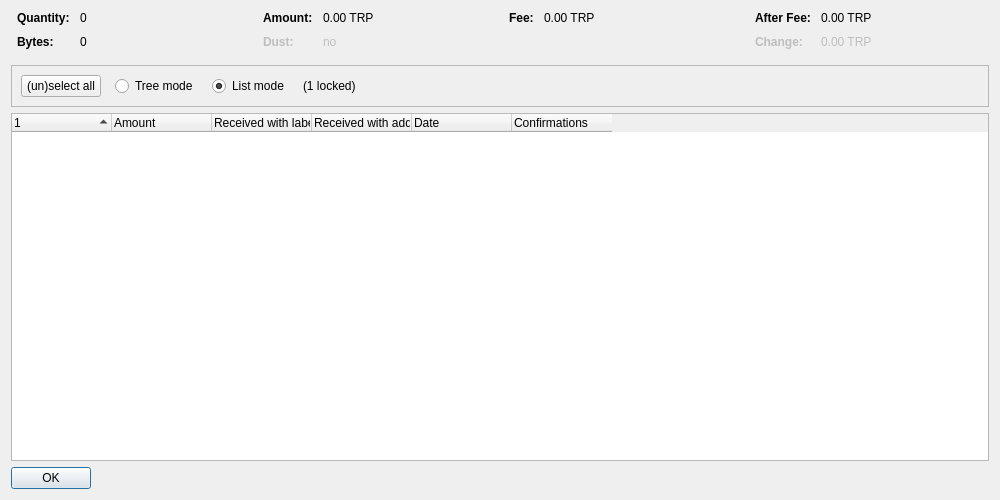
<?xml version="1.0" encoding="UTF-8"?>
<ui version="4.0">
 <class>CoinControlDialog</class>
 <widget class="QDialog" name="CoinControlDialog">
  <property name="geometry">
   <rect>
    <x>0</x>
    <y>0</y>
    <width>1000</width>
    <height>500</height>
   </rect>
  </property>
  <property name="windowTitle">
   <string>Coin Selection</string>
  </property>
  <layout class="QVBoxLayout" name="verticalLayout">
   <item>
    <layout class="QHBoxLayout" name="horizontalLayoutTop" stretch="0,0,0,0">
     <property name="topMargin">
      <number>0</number>
     </property>
     <property name="bottomMargin">
      <number>10</number>
     </property>
     <item>
      <layout class="QFormLayout" name="formLayoutCoinControl1">
       <property name="horizontalSpacing">
        <number>10</number>
       </property>
       <property name="verticalSpacing">
        <number>10</number>
       </property>
       <property name="leftMargin">
        <number>6</number>
       </property>
       <property name="rightMargin">
        <number>6</number>
       </property>
       <item row="0" column="0">
        <widget class="QLabel" name="labelCoinControlQuantityText">
         <property name="font">
          <font>
           <weight>75</weight>
           <bold>true</bold>
          </font>
         </property>
         <property name="text">
          <string>Quantity:</string>
         </property>
        </widget>
       </item>
       <item row="0" column="1">
        <widget class="QLabel" name="labelCoinControlQuantity">
         <property name="cursor">
          <cursorShape>IBeamCursor</cursorShape>
         </property>
         <property name="contextMenuPolicy">
          <enum>Qt::ActionsContextMenu</enum>
         </property>
         <property name="text">
          <string notr="true">0</string>
         </property>
         <property name="textInteractionFlags">
          <set>Qt::LinksAccessibleByMouse|Qt::TextSelectableByKeyboard|Qt::TextSelectableByMouse</set>
         </property>
        </widget>
       </item>
       <item row="1" column="0">
        <widget class="QLabel" name="labelCoinControlBytesText">
         <property name="font">
          <font>
           <weight>75</weight>
           <bold>true</bold>
          </font>
         </property>
         <property name="text">
          <string>Bytes:</string>
         </property>
        </widget>
       </item>
       <item row="1" column="1">
        <widget class="QLabel" name="labelCoinControlBytes">
         <property name="cursor">
          <cursorShape>IBeamCursor</cursorShape>
         </property>
         <property name="contextMenuPolicy">
          <enum>Qt::ActionsContextMenu</enum>
         </property>
         <property name="text">
          <string notr="true">0</string>
         </property>
         <property name="textInteractionFlags">
          <set>Qt::LinksAccessibleByMouse|Qt::TextSelectableByKeyboard|Qt::TextSelectableByMouse</set>
         </property>
        </widget>
       </item>
      </layout>
     </item>
     <item>
      <layout class="QFormLayout" name="formLayoutCoinControl2">
       <property name="horizontalSpacing">
        <number>10</number>
       </property>
       <property name="verticalSpacing">
        <number>10</number>
       </property>
       <property name="leftMargin">
        <number>6</number>
       </property>
       <property name="rightMargin">
        <number>6</number>
       </property>
       <item row="0" column="0">
        <widget class="QLabel" name="labelCoinControlAmountText">
         <property name="font">
          <font>
           <weight>75</weight>
           <bold>true</bold>
          </font>
         </property>
         <property name="text">
          <string>Amount:</string>
         </property>
        </widget>
       </item>
       <item row="0" column="1">
        <widget class="QLabel" name="labelCoinControlAmount">
         <property name="cursor">
          <cursorShape>IBeamCursor</cursorShape>
         </property>
         <property name="contextMenuPolicy">
          <enum>Qt::ActionsContextMenu</enum>
         </property>
         <property name="text">
          <string notr="true">0.00 TRP</string>
         </property>
         <property name="textInteractionFlags">
          <set>Qt::LinksAccessibleByMouse|Qt::TextSelectableByKeyboard|Qt::TextSelectableByMouse</set>
         </property>
        </widget>
       </item>
       <item row="1" column="0">
        <widget class="QLabel" name="labelCoinControlLowOutputText">
         <property name="enabled">
          <bool>false</bool>
         </property>
         <property name="font">
          <font>
           <weight>75</weight>
           <bold>true</bold>
          </font>
         </property>
         <property name="text">
          <string>Dust:</string>
         </property>
        </widget>
       </item>
       <item row="1" column="1">
        <widget class="QLabel" name="labelCoinControlLowOutput">
         <property name="enabled">
          <bool>false</bool>
         </property>
         <property name="cursor">
          <cursorShape>IBeamCursor</cursorShape>
         </property>
         <property name="contextMenuPolicy">
          <enum>Qt::ActionsContextMenu</enum>
         </property>
         <property name="text">
          <string notr="true">no</string>
         </property>
         <property name="textInteractionFlags">
          <set>Qt::LinksAccessibleByMouse|Qt::TextSelectableByKeyboard|Qt::TextSelectableByMouse</set>
         </property>
        </widget>
       </item>
      </layout>
     </item>
     <item>
      <layout class="QFormLayout" name="formLayoutCoinControl3">
       <property name="horizontalSpacing">
        <number>10</number>
       </property>
       <property name="verticalSpacing">
        <number>10</number>
       </property>
       <property name="leftMargin">
        <number>6</number>
       </property>
       <property name="rightMargin">
        <number>6</number>
       </property>
       <item row="0" column="0">
        <widget class="QLabel" name="labelCoinControlFeeText">
         <property name="font">
          <font>
           <weight>75</weight>
           <bold>true</bold>
          </font>
         </property>
         <property name="text">
          <string>Fee:</string>
         </property>
        </widget>
       </item>
       <item row="0" column="1">
        <widget class="QLabel" name="labelCoinControlFee">
         <property name="cursor">
          <cursorShape>IBeamCursor</cursorShape>
         </property>
         <property name="contextMenuPolicy">
          <enum>Qt::ActionsContextMenu</enum>
         </property>
         <property name="text">
          <string notr="true">0.00 TRP</string>
         </property>
         <property name="textInteractionFlags">
          <set>Qt::LinksAccessibleByMouse|Qt::TextSelectableByKeyboard|Qt::TextSelectableByMouse</set>
         </property>
        </widget>
       </item>
      </layout>
     </item>
     <item>
      <layout class="QFormLayout" name="formLayoutCoinControl4">
       <property name="horizontalSpacing">
        <number>10</number>
       </property>
       <property name="verticalSpacing">
        <number>10</number>
       </property>
       <property name="leftMargin">
        <number>6</number>
       </property>
       <property name="rightMargin">
        <number>6</number>
       </property>
       <item row="0" column="0">
        <widget class="QLabel" name="labelCoinControlAfterFeeText">
         <property name="font">
          <font>
           <weight>75</weight>
           <bold>true</bold>
          </font>
         </property>
         <property name="text">
          <string>After Fee:</string>
         </property>
        </widget>
       </item>
       <item row="0" column="1">
        <widget class="QLabel" name="labelCoinControlAfterFee">
         <property name="cursor">
          <cursorShape>IBeamCursor</cursorShape>
         </property>
         <property name="contextMenuPolicy">
          <enum>Qt::ActionsContextMenu</enum>
         </property>
         <property name="text">
          <string notr="true">0.00 TRP</string>
         </property>
         <property name="textInteractionFlags">
          <set>Qt::LinksAccessibleByMouse|Qt::TextSelectableByKeyboard|Qt::TextSelectableByMouse</set>
         </property>
        </widget>
       </item>
       <item row="1" column="0">
        <widget class="QLabel" name="labelCoinControlChangeText">
         <property name="enabled">
          <bool>false</bool>
         </property>
         <property name="font">
          <font>
           <weight>75</weight>
           <bold>true</bold>
          </font>
         </property>
         <property name="text">
          <string>Change:</string>
         </property>
        </widget>
       </item>
       <item row="1" column="1">
        <widget class="QLabel" name="labelCoinControlChange">
         <property name="enabled">
          <bool>false</bool>
         </property>
         <property name="cursor">
          <cursorShape>IBeamCursor</cursorShape>
         </property>
         <property name="contextMenuPolicy">
          <enum>Qt::ActionsContextMenu</enum>
         </property>
         <property name="text">
          <string notr="true">0.00 TRP</string>
         </property>
         <property name="textInteractionFlags">
          <set>Qt::LinksAccessibleByMouse|Qt::TextSelectableByKeyboard|Qt::TextSelectableByMouse</set>
         </property>
        </widget>
       </item>
      </layout>
     </item>
    </layout>
   </item>
   <item>
    <widget class="QFrame" name="frame">
     <property name="minimumSize">
      <size>
       <width>0</width>
       <height>40</height>
      </size>
     </property>
     <property name="frameShape">
      <enum>QFrame::StyledPanel</enum>
     </property>
     <property name="frameShadow">
      <enum>QFrame::Sunken</enum>
     </property>
     <layout class="QHBoxLayout" name="horizontalLayout">
      <item>
       <layout class="QHBoxLayout" name="horizontalLayoutPanel" stretch="0,0,0,0,0">
        <property name="spacing">
         <number>14</number>
        </property>
        <item>
         <widget class="QPushButton" name="pushButtonSelectAll">
          <property name="sizePolicy">
           <sizepolicy hsizetype="Maximum" vsizetype="Fixed">
            <horstretch>0</horstretch>
            <verstretch>0</verstretch>
           </sizepolicy>
          </property>
          <property name="text">
           <string>(un)select all</string>
          </property>
          <property name="autoDefault">
           <bool>false</bool>
          </property>
         </widget>
        </item>
        <item>
         <widget class="QRadioButton" name="radioTreeMode">
          <property name="sizePolicy">
           <sizepolicy hsizetype="Maximum" vsizetype="Fixed">
            <horstretch>0</horstretch>
            <verstretch>0</verstretch>
           </sizepolicy>
          </property>
          <property name="text">
           <string>Tree mode</string>
          </property>
         </widget>
        </item>
        <item>
         <widget class="QRadioButton" name="radioListMode">
          <property name="sizePolicy">
           <sizepolicy hsizetype="Maximum" vsizetype="Fixed">
            <horstretch>0</horstretch>
            <verstretch>0</verstretch>
           </sizepolicy>
          </property>
          <property name="text">
           <string>List mode</string>
          </property>
          <property name="checked">
           <bool>true</bool>
          </property>
         </widget>
        </item>
        <item>
         <widget class="QLabel" name="labelLocked">
          <property name="text">
           <string notr="true">(1 locked)</string>
          </property>
         </widget>
        </item>
        <item>
         <spacer name="horizontalSpacer">
          <property name="orientation">
           <enum>Qt::Horizontal</enum>
          </property>
          <property name="sizeHint" stdset="0">
           <size>
            <width>40</width>
            <height>20</height>
           </size>
          </property>
         </spacer>
        </item>
       </layout>
      </item>
     </layout>
    </widget>
   </item>
   <item>
    <widget class="CoinControlTreeWidget" name="treeWidget">
     <property name="contextMenuPolicy">
      <enum>Qt::CustomContextMenu</enum>
     </property>
     <property name="sortingEnabled">
      <bool>false</bool>
     </property>
     <property name="columnCount">
      <number>6</number>
     </property>
     <attribute name="headerShowSortIndicator" stdset="0">
      <bool>true</bool>
     </attribute>
     <attribute name="headerStretchLastSection">
      <bool>false</bool>
     </attribute>
     <column>
      <property name="text">
       <string/>
      </property>
     </column>
     <column>
      <property name="text">
       <string>Amount</string>
      </property>
     </column>
     <column>
      <property name="text">
       <string>Received with label</string>
      </property>
     </column>
     <column>
      <property name="text">
       <string>Received with address</string>
      </property>
     </column>
     <column>
      <property name="text">
       <string>Date</string>
      </property>
     </column>
     <column>
      <property name="text">
       <string>Confirmations</string>
      </property>
      <property name="toolTip">
       <string>Confirmed</string>
      </property>
     </column>
     <column>
      <property name="text">
       <string/>
      </property>
     </column>
     <column>
      <property name="text">
       <string/>
      </property>
     </column>
     <column>
      <property name="text">
       <string/>
      </property>
     </column>
     <column>
      <property name="text">
       <string/>
      </property>
     </column>
    </widget>
   </item>
   <item>
    <widget class="QDialogButtonBox" name="buttonBox">
     <property name="sizePolicy">
      <sizepolicy hsizetype="Maximum" vsizetype="Fixed">
       <horstretch>0</horstretch>
       <verstretch>0</verstretch>
      </sizepolicy>
     </property>
     <property name="orientation">
      <enum>Qt::Horizontal</enum>
     </property>
     <property name="standardButtons">
      <set>QDialogButtonBox::Ok</set>
     </property>
    </widget>
   </item>
  </layout>
 </widget>
 <customwidgets>
  <customwidget>
   <class>CoinControlTreeWidget</class>
   <extends>QTreeWidget</extends>
   <header>qt/coincontroltreewidget.h</header>
  </customwidget>
 </customwidgets>
 <resources/>
 <connections/>
</ui>
